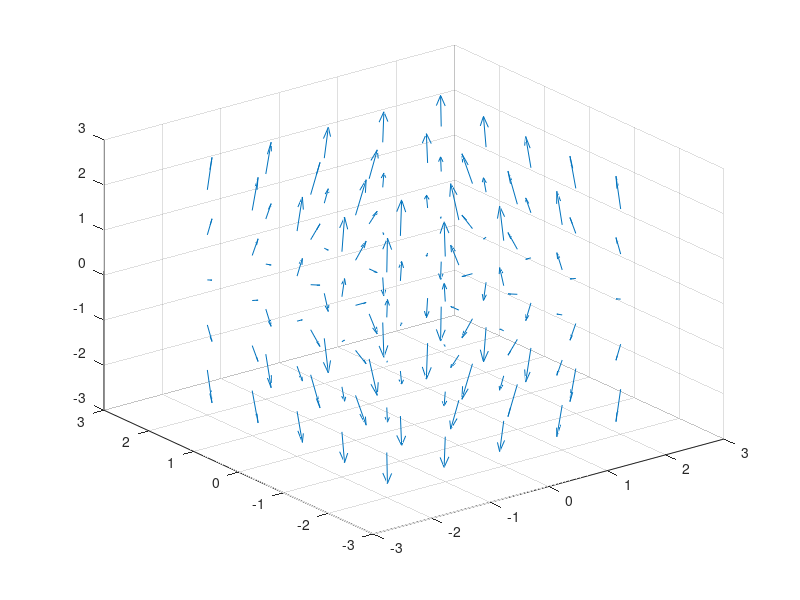

Write MATLAB code to recreate this figure.
gv=-2:1:2;
[X,Y,Z] = meshgrid(gv,gv,gv);
b=1;
z=b.*Z;
x=X./(X.^2+Y.^2).*(-0.5);
y=Y./(X.^2+Y.^2).*(-0.5);
quiver3(X,Y,Z,x,y,z);
saveas(gcf,'7.eps')